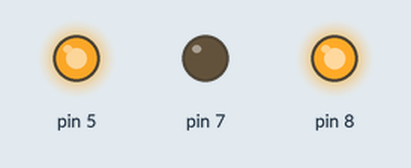
This sketch was run on a simulated Arduino Uno, built with avr-gcc and run on an emulated ATmega328P. Shown: output pins drawn as LEDs (lit = HIGH).

Above: at 0.05 s.
At 1.95 s:
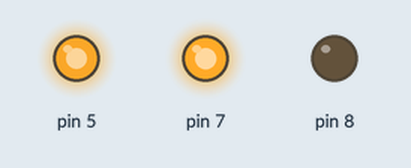
Timing chart, 0 to 3.0 s (numbered marks = the images above):
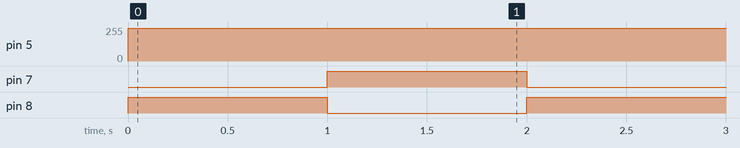

The sketch:

sketch_aug19a.ino
```cpp
char serialData;


void setup() {
  // put your setup code here, to run once:
pinMode(7, OUTPUT);
pinMode(8, OUTPUT);
pinMode(5, OUTPUT);

}

void loop() {

  if(Serial.available() > 0) {
    serialData = Serial.read();
    Serial.print(serialData);
  }

  digitalWrite(8,HIGH);

  digitalWrite(7, LOW);
  analogWrite(5, 500);
  delay(1000);
   digitalWrite(8,LOW);
  digitalWrite(7, HIGH);
  analogWrite(5, 500);
  delay(1000);


}
```

Measured:
- by itself, pin 5: 0/255 → 244/255 at 0.00 s
- by itself, pin 7, pin 8: alternates HIGH for 1.0 s and LOW for 1.0 s
